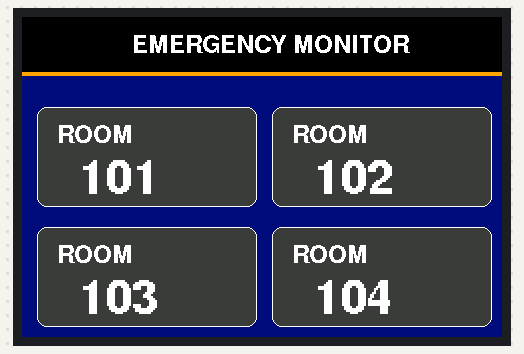
The sketch below on a simulated Arduino Uno, built with avr-gcc and run on an emulated ATmega328P. On the bench: 480×320 colour display.

Above: at 0.5 s.

The sketch:

display.ino
```cpp
#include <Adafruit_GFX.h>
#include <MCUFRIEND_kbv.h>
#include <Fonts/FreeSansBold12pt7b.h>

MCUFRIEND_kbv tft;

// --- Modern Color Palette ---
#define BG_COLOR      0x006F  // Deep Blue (#000F7D) requested
#define TITLE_BG      0x0000  // Deep Black Header
#define RED_COLOR     0xE000  // Vibrant Red
#define GREEN_COLOR   0x05E0  // Bright Green
#define GRAY_COLOR    0x39E7  // Subtle Gray
#define WHITE_COLOR   0xFFFF  // White
#define HR_LINE_COLOR 0xFD20  // Orange/Gold accent line
#define BORDER_COLOR  0xFFFF  // White borders
#define ICON_COLOR    0xFFE0  // Bright Yellow for the fire icon

const int TOTAL_ROOMS = 4;
String roomNames[TOTAL_ROOMS] = {"101", "102", "103", "104"};
String roomStatus[TOTAL_ROOMS] = {"OFFLINE", "OFFLINE", "OFFLINE", "OFFLINE"};

// 32x32 Fire Emoji Bitmap (Using uint8_t for strict memory compliance)
const uint8_t fire_icon [] PROGMEM = {
  0x00, 0x00, 0x00, 0x00, 0x00, 0x03, 0x00, 0x00, 0x00, 0x0f, 0x80, 0x00,
  0x00, 0x1f, 0xc0, 0x00, 0x00, 0x3f, 0xc0, 0x00, 0x00, 0x7f, 0xe0, 0x00,
  0x00, 0xff, 0xe0, 0x00, 0x01, 0xff, 0xf0, 0x00, 0x03, 0xff, 0xf0, 0x00,
  0x07, 0xff, 0xf8, 0x00, 0x0f, 0xdf, 0xf8, 0x00, 0x0f, 0x8f, 0xfc, 0x00,
  0x1f, 0x07, 0xfc, 0x00, 0x3e, 0x03, 0xfe, 0x00, 0x3c, 0x03, 0xfe, 0x00,
  0x78, 0x01, 0xff, 0x00, 0x78, 0x01, 0xff, 0x00, 0xf0, 0x00, 0xff, 0x80,
  0xf0, 0x38, 0x7f, 0x80, 0xf0, 0x7c, 0x3f, 0x80, 0xf0, 0xfe, 0x3f, 0x80,
  0xf1, 0xff, 0x1f, 0x80, 0xf1, 0xff, 0x1f, 0x80, 0x79, 0xff, 0x1f, 0x00,
  0x7b, 0xff, 0x8f, 0x00, 0x3f, 0xff, 0xce, 0x00, 0x3f, 0xff, 0xfc, 0x00,
  0x1f, 0xff, 0xf8, 0x00, 0x0f, 0xff, 0xf0, 0x00, 0x07, 0xff, 0xe0, 0x00,
  0x03, 0xff, 0xc0, 0x00, 0x00, 0xff, 0x00, 0x00
};

void drawRoom(int index) {
  int row = index / 2;
  int col = index % 2;
  int x = 15 + (col * 235);
  int y = 90 + (row * 120);

  uint16_t fillColor;
  if (roomStatus[index] == "EMERGENCY") fillColor = RED_COLOR;
  else if (roomStatus[index] == "NORMAL") fillColor = GREEN_COLOR;
  else fillColor = GRAY_COLOR;

  // Smooth rounded corners
  tft.fillRoundRect(x, y, 220, 100, 10, fillColor);
  tft.drawRoundRect(x, y, 220, 100, 10, BORDER_COLOR);

  tft.setFont(&FreeSansBold12pt7b);
  tft.setTextColor(WHITE_COLOR);

  tft.setTextSize(1);
  tft.setCursor(x + 20, y + 35);
  tft.print("ROOM");

  tft.setTextSize(2);
  tft.setCursor(x + 40, y + 85);
  tft.print(roomNames[index]);

  // Draw bright Yellow Fire Icon on Red background (fixes transparency bug)
  if (roomStatus[index] == "EMERGENCY") {
    tft.drawBitmap(x + 175, y + 15, (const uint8_t*)fire_icon, 32, 32, ICON_COLOR, RED_COLOR);
  }
}

void setup() {
  Serial.begin(9600);

  uint16_t ID = tft.readID();
  if (ID == 0xD3D3 || ID == 0x0000) ID = 0x9486;

  tft.begin(ID);
  tft.setRotation(1);
  tft.fillScreen(BG_COLOR);

  tft.fillRect(0, 0, 480, 55, TITLE_BG);
  tft.fillRect(0, 55, 480, 4, HR_LINE_COLOR);

  tft.setFont(&FreeSansBold12pt7b);
  tft.setTextColor(WHITE_COLOR);
  tft.setTextSize(1);
  tft.setCursor(110, 35);
  tft.print("EMERGENCY MONITOR");

  for (int i = 0; i < TOTAL_ROOMS; i++) drawRoom(i);
}

void loop() {
  if (Serial.available()) {
    String input = Serial.readStringUntil('\n');
    input.trim();

    int colonPos = input.indexOf(':');
    if (colonPos != -1) {
      String room = input.substring(0, colonPos);
      String command = input.substring(colonPos + 1);

      for (int i = 0; i < TOTAL_ROOMS; i++) {
        if (roomNames[i] == room) {
          if (command == "EMERGENCY") roomStatus[i] = "EMERGENCY";
          else if (command == "RESET") roomStatus[i] = "NORMAL";
          else if (command == "OFFLINE") roomStatus[i] = "OFFLINE";
          else if (command == "ONLINE") roomStatus[i] = "NORMAL";

          drawRoom(i);
        }
      }
    }
  }
}
```
